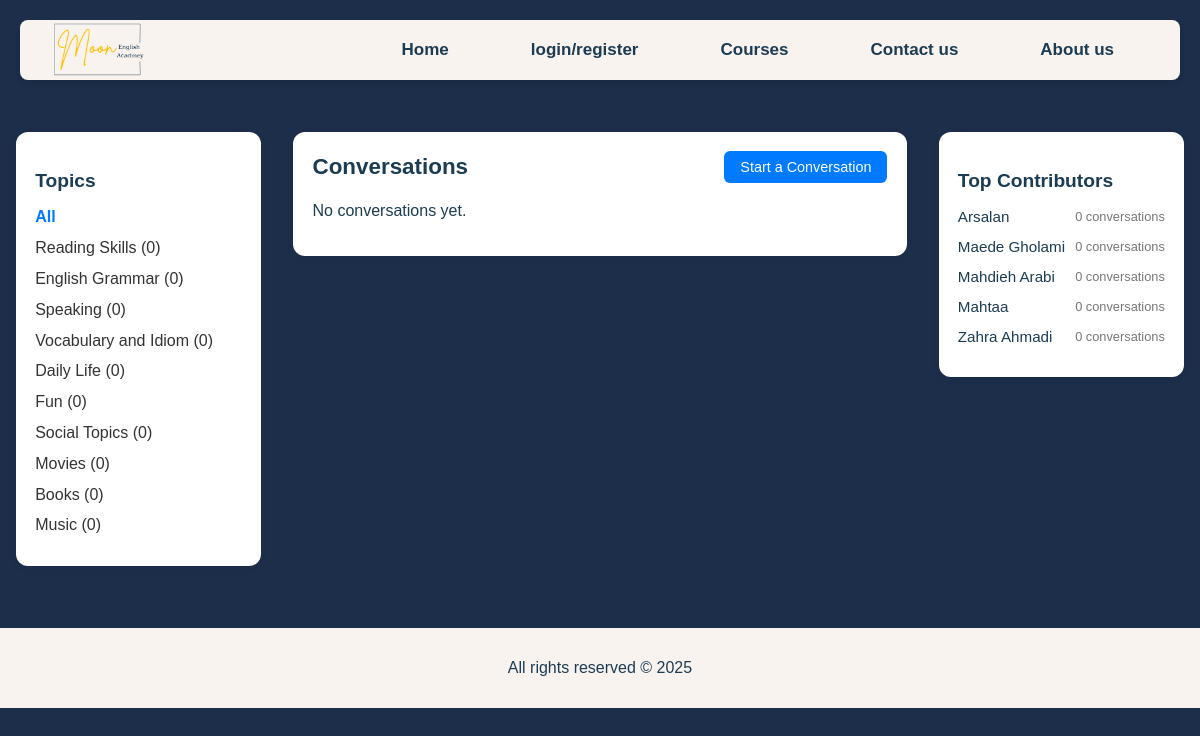
Before: /conversations/ with the older database file.
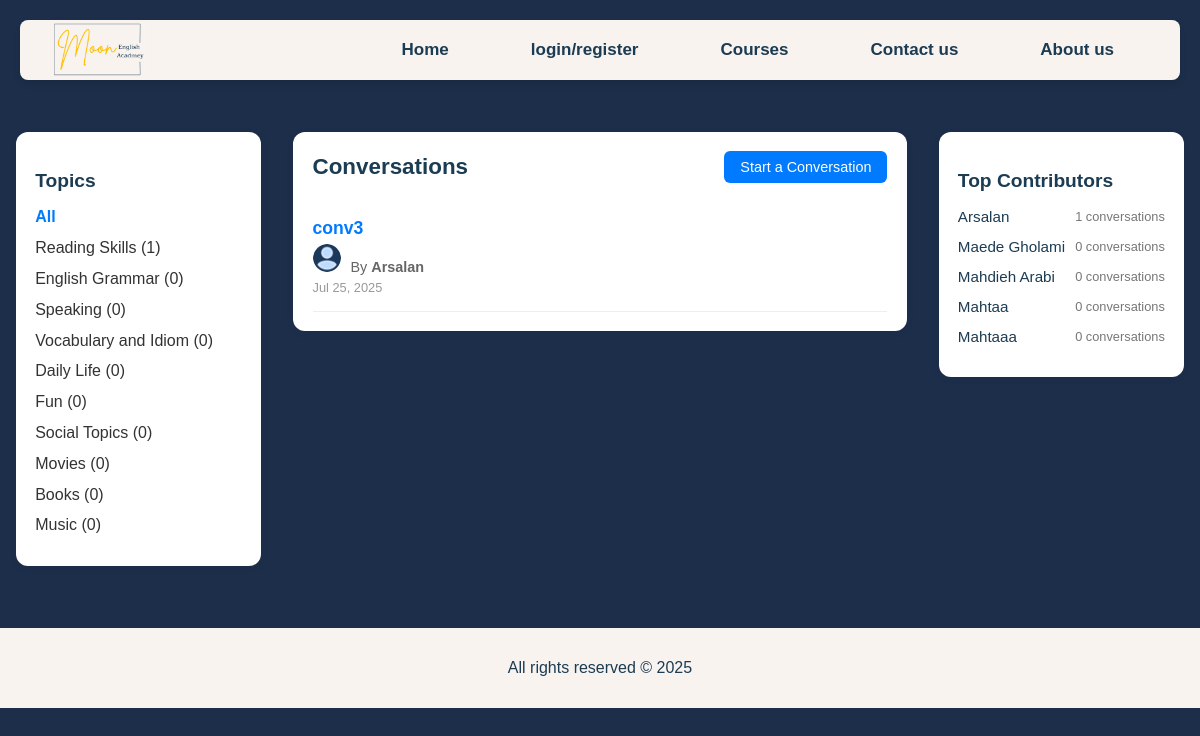
After: the same page with the newer database file.
### main/models.py (models this page shows, shortened)
class CustomUser(AbstractUser):
    user_type = models.CharField(max_length=10, choices=USER_TYPE_CHOICES)
    level = models.CharField(max_length=30, choices=ENGLISH_LEVELS, blank=True, null=True)
    profile_image = models.ImageField(upload_to='profile_pics/', default='profile_pics/default.png', blank=True)
    rating = models.FloatField(default=0.0)

class Conversation(models.Model):
    topic = models.CharField(max_length=100, choices=CONVERSATION_TOPICS)
    user = models.ForeignKey(User, on_delete=models.CASCADE, related_name='conversations')
    title = models.CharField(max_length=200)
    body = models.TextField()
    created = models.DateTimeField(auto_now_add=True)
    updated = models.DateTimeField(auto_now=True)
    participants = models.ManyToManyField(User, related_name='participated_conversations', blank=True)

### main/views.py (the view)
# urls.py: path('conversations/', views.conversation_list, name='conversation_list'),
def conversation_list(request):
    selected_topic = request.GET.get('topic')
    if selected_topic:
        conversations = Conversation.objects.filter(topic=selected_topic).select_related('user')
    else:
        conversations = Conversation.objects.all().select_related('user')
    if request.user.is_authenticated and request.GET.get('my_topics') == '1':
        conversations = conversations.filter(user=request.user)
    topic_counts = {
        topic[0]: Conversation.objects.filter(topic=topic[0]).count()
        for topic in CONVERSATION_TOPICS
    }
    top_users = User.objects.annotate(conversation_count=Count('conversations')).order_by('-conversation_count')[:5]
    return render(request, 'conversation_list.html', {
        'conversations': conversations,
        'selected_topic': selected_topic,
        'topic_counts': topic_counts,
        'topics': CONVERSATION_TOPICS,
        'top_users': top_users,
    })

### main/templatetags/filters.py (called while the page is built)
@register.filter
def dict_get(dictionary, key):
    return dictionary.get(key)

### templates/conversation_list.html (shortened to what this page needs)
{% extends 'base.html' %}
{% load static %}
{% load filters %}
{% block extra_css %}
<link rel="stylesheet" href="{% static 'css/conversation_list.css' %}">
{% endblock %}
{% block content %}
<main class="layout layout--3">
  <div class="container">
    <div class="topics">
  <div class="box">
    <h3>Topics</h3>
    <ul class="topic-list">
      <li class="{% if not selected_topic %}active{% endif %}">
        <a href="{% url 'conversation_list' %}">All</a>
      </li>
      {% for topic, label in topics %}
        <li class="{% if selected_topic == topic %}active{% endif %}">
  <a href="?topic={{ topic }}">
    {{ label }} ({{ topic_counts|dict_get:topic|default:0 }})
  </a>
</li>
      {% endfor %}
    </ul>
  </div>
</div>
<div class="conversations">
  <div class="box">
    <div class="box__header" style="display: flex; justify-content: space-between; align-items: center;">
      <h2>Conversations</h2>
      <div style="display:flex; gap:1rem; align-items:center;">
        <a class="btn" href="{% url 'conversation_create' %}">Start a Conversation</a>
      </div>
    </div>
    {% if conversations %}
    <ul class="conversation-list">
      {% for conversation in conversations %}
      <li class="conversation-item">
        <a href="{% url 'conversation_detail' conversation.id %}">
          <h4>{{ conversation.title }}</h4>
          <p>
            <img src="{{ conversation.user.profile_image.url }}"
                 alt="{{ conversation.user.username }} profile"
                 style="width:28px; height:28px; border-radius:50%; object-fit:cover; margin-right:6px;">
            By <strong>{{ conversation.user.username }}</strong>
          </p>
          <span>{{ conversation.created|date:"M d, Y" }}</span>
        </a>
      </li>
      {% endfor %}
    </ul>
    {% else %}
    <p>No conversations yet.</p>
    {% endif %}
  </div>
</div>
    <div class="top-users">
      <div class="box">
        <h3>Top Contributors</h3>
        <ul class="user-list">
          {% for user in top_users %}
          <li>
            <span>{{ user.username }}</span>
            <small>{{ user.conversation_count }} conversations</small>
          </li>
          {% endfor %}
        </ul>
      </div>
    </div>
  </div>
</main>
{% endblock %}

Changed rows visible on the page:
no longer on this page (row edited): CustomUser: username "Zahra Ahmadi", conversation_count "0"
added Conversation: title "conv3", user.profile_image (placeholder picture), user.username "Arsalan", created "Jul 25, 2025"
changed CustomUser "Arsalan": conversation_count "0" → "1"
added CustomUser: username "Mahtaaa", conversation_count "0"
Other visible differences:
new list line: "Reading Skills ( 1 )"
list line gone: "Reading Skills ( 0 )"
text no longer shown: "No conversations yet."
